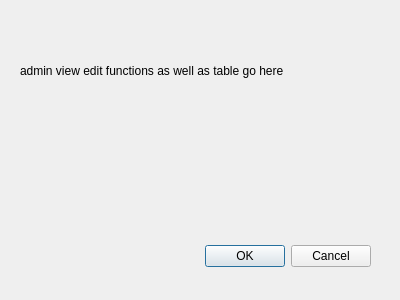
<?xml version="1.0" encoding="UTF-8"?>
<ui version="4.0">
 <class>AdminWindow</class>
 <widget class="QDialog" name="AdminWindow">
  <property name="geometry">
   <rect>
    <x>0</x>
    <y>0</y>
    <width>400</width>
    <height>300</height>
   </rect>
  </property>
  <property name="windowTitle">
   <string>Dialog</string>
  </property>
  <widget class="QDialogButtonBox" name="buttonBox">
   <property name="geometry">
    <rect>
     <x>30</x>
     <y>240</y>
     <width>341</width>
     <height>32</height>
    </rect>
   </property>
   <property name="orientation">
    <enum>Qt::Horizontal</enum>
   </property>
   <property name="standardButtons">
    <set>QDialogButtonBox::Cancel|QDialogButtonBox::Ok</set>
   </property>
  </widget>
  <widget class="QLabel" name="label">
   <property name="geometry">
    <rect>
     <x>20</x>
     <y>50</y>
     <width>341</width>
     <height>41</height>
    </rect>
   </property>
   <property name="text">
    <string>admin view edit functions as well as table go here</string>
   </property>
  </widget>
 </widget>
 <resources/>
 <connections>
  <connection>
   <sender>buttonBox</sender>
   <signal>accepted()</signal>
   <receiver>AdminWindow</receiver>
   <slot>accept()</slot>
   <hints>
    <hint type="sourcelabel">
     <x>248</x>
     <y>254</y>
    </hint>
    <hint type="destinationlabel">
     <x>157</x>
     <y>274</y>
    </hint>
   </hints>
  </connection>
  <connection>
   <sender>buttonBox</sender>
   <signal>rejected()</signal>
   <receiver>AdminWindow</receiver>
   <slot>reject()</slot>
   <hints>
    <hint type="sourcelabel">
     <x>316</x>
     <y>260</y>
    </hint>
    <hint type="destinationlabel">
     <x>286</x>
     <y>274</y>
    </hint>
   </hints>
  </connection>
 </connections>
</ui>
